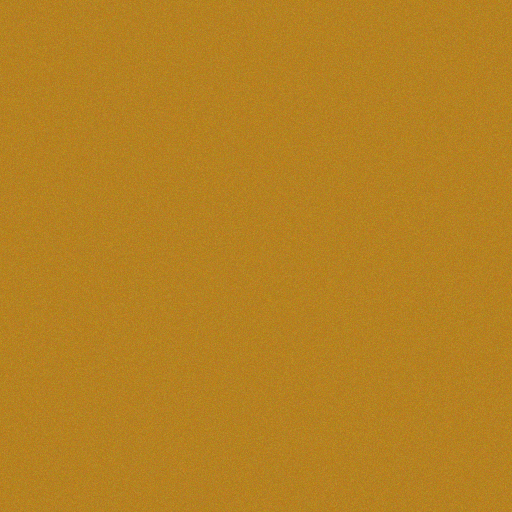
Frame 1 (no input)
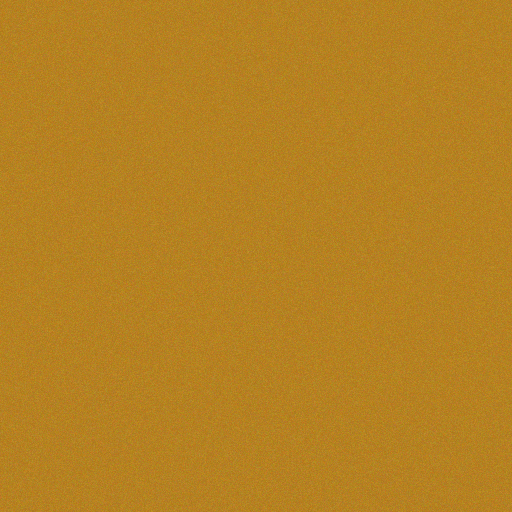
Frame 60 (the mouse pressed at the canvas centre just before this capture)
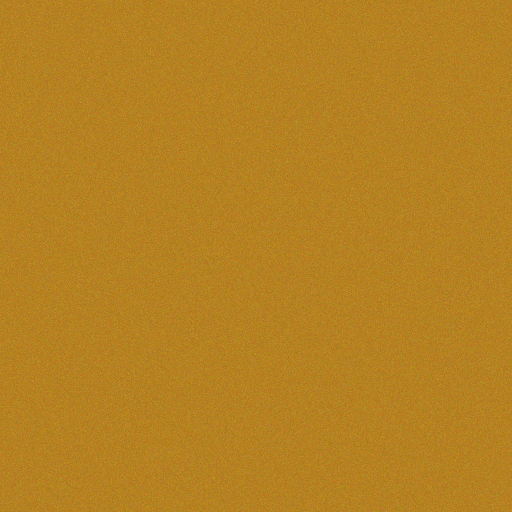
Frame 120 (the mouse held since frame 60 and released just before this capture)

The Processing sketch that drew these frames (run headless with seeded random() and noise(); from frame 60 on, the mouse is pressed at the canvas centre):

// Processing sketch: time_independent_sketches
// ── time_independent_sketches.pde
//Square background, with Albers Homage to a Square darkest gold
//Gaussian Noise
  
  int h = 512;
  int w = 512;
  
  int[] r_pot = new int[w*h];
  int[] g_pot = new int[w*h];
  int[] b_pot = new int[w*h];
  int[] r_stats = { 186, 50 };
  int[] g_stats = { 134, 50 };
  int[] b_stats = { 38, 50 };
  
void setup() {
  size(512,512);
  //Make random array for all pixels
  perlin_noise_colour(r_stats,g_stats, b_stats);
  //gauss_noise_colour(r_stats,g_stats, b_stats);
  
}

void draw() {
  background(186, 134, 38);
  perlin_noise_colour(r_stats,g_stats, b_stats);
  //gauss_noise_colour(r_stats,g_stats, b_stats);
  loadPixels();
  for (int i = 0; i < width*height; i++) {
    //int r = r_pot[i];
    //int g = g_pot[i];
    //int b = b_pot[i];
   pixels[i] = color(r_pot[i], g_pot[i], b_pot[i]); 
  }
  updatePixels();
}
// ── gauss_noise_colour.pde
void gauss_noise_colour(int[] r_stats,int[] g_stats, int[] b_stats) {  
  for (int i = 0; i < width*height; i++) {
      r_pot[i] = int(r_stats[1]*randomGaussian() + r_stats[0]);
      g_pot[i] = int(g_stats[1]*randomGaussian() + g_stats[0]);
      b_pot[i] = int(b_stats[1]*randomGaussian() + b_stats[0]);
  }
}
// ── perlin_noise_colour.pde
void perlin_noise_colour(int[] r_stats,int[] g_stats, int[] b_stats) {  
  for (int i = 0; i < width*height; i++) {
      float rn = random(0.0,1.0);
      float gn = random(0.0,1.0);
      float bn = random(0.0,1.0);
      r_pot[i] = int(2*r_stats[1]*(noise(rn)-0.5) + r_stats[0]) ;;
      g_pot[i] = int(2*g_stats[1]*(noise(gn)-0.5) + g_stats[0]) ;;
      b_pot[i] = int(2*b_stats[1]*(noise(bn)-0.5) + b_stats[0]) ;
    }
  }
